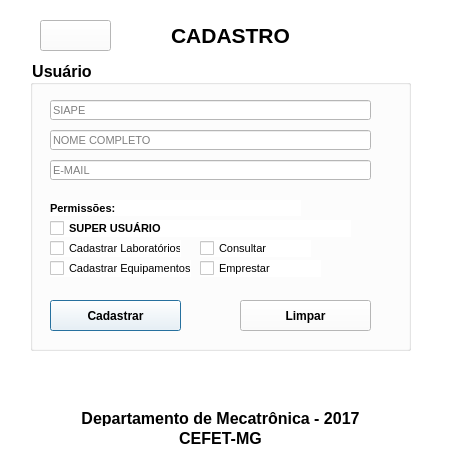
<?xml version="1.0" encoding="UTF-8"?>
<ui version="4.0">
 <class>CadasUser</class>
 <widget class="QDialog" name="CadasUser">
  <property name="geometry">
   <rect>
    <x>0</x>
    <y>0</y>
    <width>458</width>
    <height>464</height>
   </rect>
  </property>
  <property name="minimumSize">
   <size>
    <width>458</width>
    <height>464</height>
   </size>
  </property>
  <property name="maximumSize">
   <size>
    <width>458</width>
    <height>464</height>
   </size>
  </property>
  <property name="windowTitle">
   <string>CONTROLE DE PATRIMONIO</string>
  </property>
  <property name="styleSheet">
   <string notr="true">background-color: rgb(255, 255, 255);</string>
  </property>
  <widget class="QLabel" name="label">
   <property name="geometry">
    <rect>
     <x>0</x>
     <y>20</y>
     <width>461</width>
     <height>31</height>
    </rect>
   </property>
   <property name="font">
    <font>
     <pointsize>16</pointsize>
     <weight>75</weight>
     <bold>true</bold>
    </font>
   </property>
   <property name="text">
    <string>CADASTRO</string>
   </property>
   <property name="alignment">
    <set>Qt::AlignCenter</set>
   </property>
  </widget>
  <widget class="QGroupBox" name="groupBox">
   <property name="geometry">
    <rect>
     <x>30</x>
     <y>60</y>
     <width>381</width>
     <height>291</height>
    </rect>
   </property>
   <property name="font">
    <font>
     <pointsize>12</pointsize>
     <weight>75</weight>
     <bold>true</bold>
    </font>
   </property>
   <property name="title">
    <string>Usuário</string>
   </property>
   <widget class="QLineEdit" name="lineEdit">
    <property name="geometry">
     <rect>
      <x>20</x>
      <y>40</y>
      <width>321</width>
      <height>20</height>
     </rect>
    </property>
    <property name="font">
     <font>
      <pointsize>8</pointsize>
     </font>
    </property>
    <property name="placeholderText">
     <string>SIAPE</string>
    </property>
   </widget>
   <widget class="QLineEdit" name="lineEdit_2">
    <property name="geometry">
     <rect>
      <x>20</x>
      <y>70</y>
      <width>321</width>
      <height>20</height>
     </rect>
    </property>
    <property name="font">
     <font>
      <pointsize>8</pointsize>
     </font>
    </property>
    <property name="placeholderText">
     <string>NOME COMPLETO</string>
    </property>
   </widget>
   <widget class="QLabel" name="label_2">
    <property name="geometry">
     <rect>
      <x>20</x>
      <y>140</y>
      <width>251</width>
      <height>16</height>
     </rect>
    </property>
    <property name="font">
     <font>
      <pointsize>8</pointsize>
      <weight>75</weight>
      <bold>true</bold>
     </font>
    </property>
    <property name="text">
     <string>Permissões:</string>
    </property>
   </widget>
   <widget class="QLineEdit" name="lineEdit_3">
    <property name="geometry">
     <rect>
      <x>20</x>
      <y>100</y>
      <width>321</width>
      <height>20</height>
     </rect>
    </property>
    <property name="font">
     <font>
      <pointsize>8</pointsize>
     </font>
    </property>
    <property name="placeholderText">
     <string>E-MAIL</string>
    </property>
   </widget>
   <widget class="QPushButton" name="pushButton">
    <property name="geometry">
     <rect>
      <x>20</x>
      <y>240</y>
      <width>131</width>
      <height>31</height>
     </rect>
    </property>
    <property name="font">
     <font>
      <weight>75</weight>
      <bold>true</bold>
     </font>
    </property>
    <property name="text">
     <string>Cadastrar</string>
    </property>
   </widget>
   <widget class="QPushButton" name="pushButton_2">
    <property name="geometry">
     <rect>
      <x>210</x>
      <y>240</y>
      <width>131</width>
      <height>31</height>
     </rect>
    </property>
    <property name="font">
     <font>
      <weight>75</weight>
      <bold>true</bold>
     </font>
    </property>
    <property name="text">
     <string>Limpar</string>
    </property>
   </widget>
  </widget>
  <widget class="QLabel" name="label_3">
   <property name="geometry">
    <rect>
     <x>30</x>
     <y>410</y>
     <width>381</width>
     <height>16</height>
    </rect>
   </property>
   <property name="font">
    <font>
     <pointsize>12</pointsize>
     <weight>75</weight>
     <bold>true</bold>
    </font>
   </property>
   <property name="text">
    <string>Departamento de Mecatrônica - 2017</string>
   </property>
   <property name="alignment">
    <set>Qt::AlignCenter</set>
   </property>
  </widget>
  <widget class="QLabel" name="label_4">
   <property name="geometry">
    <rect>
     <x>30</x>
     <y>430</y>
     <width>381</width>
     <height>16</height>
    </rect>
   </property>
   <property name="font">
    <font>
     <pointsize>12</pointsize>
     <weight>75</weight>
     <bold>true</bold>
    </font>
   </property>
   <property name="text">
    <string>CEFET-MG</string>
   </property>
   <property name="alignment">
    <set>Qt::AlignCenter</set>
   </property>
  </widget>
  <widget class="QPushButton" name="pushButton_3">
   <property name="geometry">
    <rect>
     <x>40</x>
     <y>20</y>
     <width>71</width>
     <height>31</height>
    </rect>
   </property>
   <property name="minimumSize">
    <size>
     <width>61</width>
     <height>31</height>
    </size>
   </property>
   <property name="maximumSize">
    <size>
     <width>100</width>
     <height>100</height>
    </size>
   </property>
   <property name="styleSheet">
    <string notr="true">background-image: url(:/img/img/voltar.png);</string>
   </property>
   <property name="text">
    <string/>
   </property>
  </widget>
  <widget class="QCheckBox" name="checkBox_3">
   <property name="geometry">
    <rect>
     <x>200</x>
     <y>260</y>
     <width>121</width>
     <height>17</height>
    </rect>
   </property>
   <property name="font">
    <font>
     <pointsize>8</pointsize>
     <weight>50</weight>
     <bold>false</bold>
    </font>
   </property>
   <property name="text">
    <string>Emprestar</string>
   </property>
  </widget>
  <widget class="QCheckBox" name="checkBox_8">
   <property name="geometry">
    <rect>
     <x>50</x>
     <y>240</y>
     <width>131</width>
     <height>17</height>
    </rect>
   </property>
   <property name="font">
    <font>
     <pointsize>8</pointsize>
     <weight>50</weight>
     <bold>false</bold>
    </font>
   </property>
   <property name="text">
    <string>Cadastrar Laboratórios</string>
   </property>
  </widget>
  <widget class="QCheckBox" name="checkBox_7">
   <property name="geometry">
    <rect>
     <x>50</x>
     <y>260</y>
     <width>141</width>
     <height>17</height>
    </rect>
   </property>
   <property name="font">
    <font>
     <pointsize>8</pointsize>
     <weight>50</weight>
     <bold>false</bold>
    </font>
   </property>
   <property name="text">
    <string>Cadastrar Equipamentos</string>
   </property>
  </widget>
  <widget class="QCheckBox" name="checkBox_2">
   <property name="geometry">
    <rect>
     <x>200</x>
     <y>240</y>
     <width>111</width>
     <height>17</height>
    </rect>
   </property>
   <property name="font">
    <font>
     <pointsize>8</pointsize>
     <weight>50</weight>
     <bold>false</bold>
    </font>
   </property>
   <property name="text">
    <string>Consultar</string>
   </property>
  </widget>
  <widget class="QCheckBox" name="checkBox">
   <property name="geometry">
    <rect>
     <x>50</x>
     <y>220</y>
     <width>301</width>
     <height>17</height>
    </rect>
   </property>
   <property name="font">
    <font>
     <pointsize>8</pointsize>
     <weight>75</weight>
     <bold>true</bold>
    </font>
   </property>
   <property name="text">
    <string>SUPER USUÁRIO </string>
   </property>
  </widget>
 </widget>
 <resources/>
 <connections>
  <connection>
   <sender>pushButton_3</sender>
   <signal>clicked()</signal>
   <receiver>CadasUser</receiver>
   <slot>close()</slot>
   <hints>
    <hint type="sourcelabel">
     <x>59</x>
     <y>27</y>
    </hint>
    <hint type="destinationlabel">
     <x>17</x>
     <y>4</y>
    </hint>
   </hints>
  </connection>
  <connection>
   <sender>pushButton_2</sender>
   <signal>clicked()</signal>
   <receiver>lineEdit_3</receiver>
   <slot>clear()</slot>
   <hints>
    <hint type="sourcelabel">
     <x>284</x>
     <y>311</y>
    </hint>
    <hint type="destinationlabel">
     <x>210</x>
     <y>165</y>
    </hint>
   </hints>
  </connection>
  <connection>
   <sender>pushButton_2</sender>
   <signal>clicked()</signal>
   <receiver>lineEdit_2</receiver>
   <slot>clear()</slot>
   <hints>
    <hint type="sourcelabel">
     <x>312</x>
     <y>316</y>
    </hint>
    <hint type="destinationlabel">
     <x>261</x>
     <y>149</y>
    </hint>
   </hints>
  </connection>
  <connection>
   <sender>pushButton_2</sender>
   <signal>clicked()</signal>
   <receiver>lineEdit</receiver>
   <slot>clear()</slot>
   <hints>
    <hint type="sourcelabel">
     <x>299</x>
     <y>314</y>
    </hint>
    <hint type="destinationlabel">
     <x>187</x>
     <y>115</y>
    </hint>
   </hints>
  </connection>
 </connections>
</ui>
